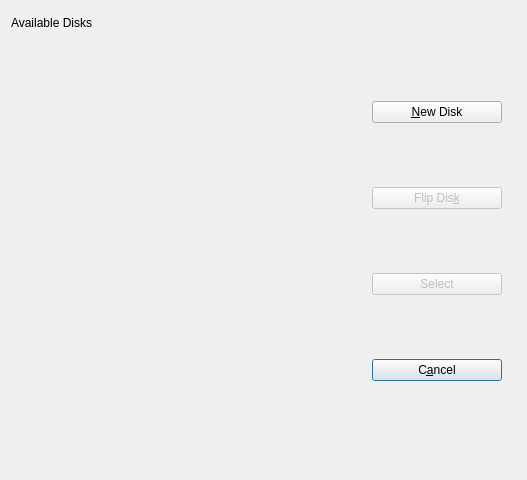
<ui version="4.0" >
 <author></author>
 <comment></comment>
 <exportmacro></exportmacro>
 <class>SelectEmulatedDiskDialog</class>
 <widget class="QDialog" name="SelectEmulatedDiskDialog" >
  <property name="geometry" >
   <rect>
    <x>0</x>
    <y>0</y>
    <width>527</width>
    <height>480</height>
   </rect>
  </property>
  <property name="windowTitle" >
   <string>Select Disk</string>
  </property>
  <widget class="QWidget" name="layout5" >
   <property name="geometry" >
    <rect>
     <x>372</x>
     <y>43</y>
     <width>130</width>
     <height>400</height>
    </rect>
   </property>
   <layout class="QVBoxLayout" >
    <property name="margin" >
     <number>0</number>
    </property>
    <property name="spacing" >
     <number>6</number>
    </property>
    <item>
     <widget class="QPushButton" name="newDiskPushButton" >
      <property name="text" >
       <string>&amp;New Disk</string>
      </property>
      <property name="shortcut" >
       <string>Alt+N</string>
      </property>
     </widget>
    </item>
    <item>
     <widget class="QPushButton" name="flipDiskPushButton" >
      <property name="enabled" >
       <bool>false</bool>
      </property>
      <property name="text" >
       <string>Flip Dis&amp;k</string>
      </property>
      <property name="shortcut" >
       <string>Alt+K</string>
      </property>
     </widget>
    </item>
    <item>
     <widget class="QPushButton" name="selectPushButton" >
      <property name="enabled" >
       <bool>false</bool>
      </property>
      <property name="text" >
       <string>Select</string>
      </property>
      <property name="shortcut" >
       <string/>
      </property>
     </widget>
    </item>
    <item>
     <widget class="QPushButton" name="cancelPushButton" >
      <property name="text" >
       <string>C&amp;ancel</string>
      </property>
      <property name="default" >
       <bool>true</bool>
      </property>
     </widget>
    </item>
   </layout>
  </widget>
  <widget class="QLabel" name="textLabel1" >
   <property name="geometry" >
    <rect>
     <x>11</x>
     <y>11</y>
     <width>578</width>
     <height>23</height>
    </rect>
   </property>
   <property name="text" >
    <string>Available Disks</string>
   </property>
  </widget>
  <widget class="Q3ListBox" name="labelListBox" >
   <property name="geometry" >
    <rect>
     <x>12</x>
     <y>45</y>
     <width>340</width>
     <height>400</height>
    </rect>
   </property>
  </widget>
 </widget>
 <layoutdefault spacing="6" margin="11" />
 <pixmapfunction>qPixmapFromMimeSource</pixmapfunction>
 <customwidgets>
  <customwidget>
   <class>Q3ListBox</class>
   <extends></extends>
   <header>q3listbox.h</header>
   <container>0</container>
   <pixmap></pixmap>
  </customwidget>
 </customwidgets>
 <resources/>
 <connections>
  <connection>
   <sender>selectPushButton</sender>
   <signal>clicked()</signal>
   <receiver>SelectEmulatedDiskDialog</receiver>
   <slot>accept()</slot>
   <hints>
    <hint type="sourcelabel" >
     <x>431</x>
     <y>285</y>
    </hint>
    <hint type="destinationlabel" >
     <x>399</x>
     <y>305</y>
    </hint>
   </hints>
  </connection>
  <connection>
   <sender>cancelPushButton</sender>
   <signal>clicked()</signal>
   <receiver>SelectEmulatedDiskDialog</receiver>
   <slot>reject()</slot>
   <hints>
    <hint type="sourcelabel" >
     <x>433</x>
     <y>371</y>
    </hint>
    <hint type="destinationlabel" >
     <x>428</x>
     <y>414</y>
    </hint>
   </hints>
  </connection>
 </connections>
</ui>
